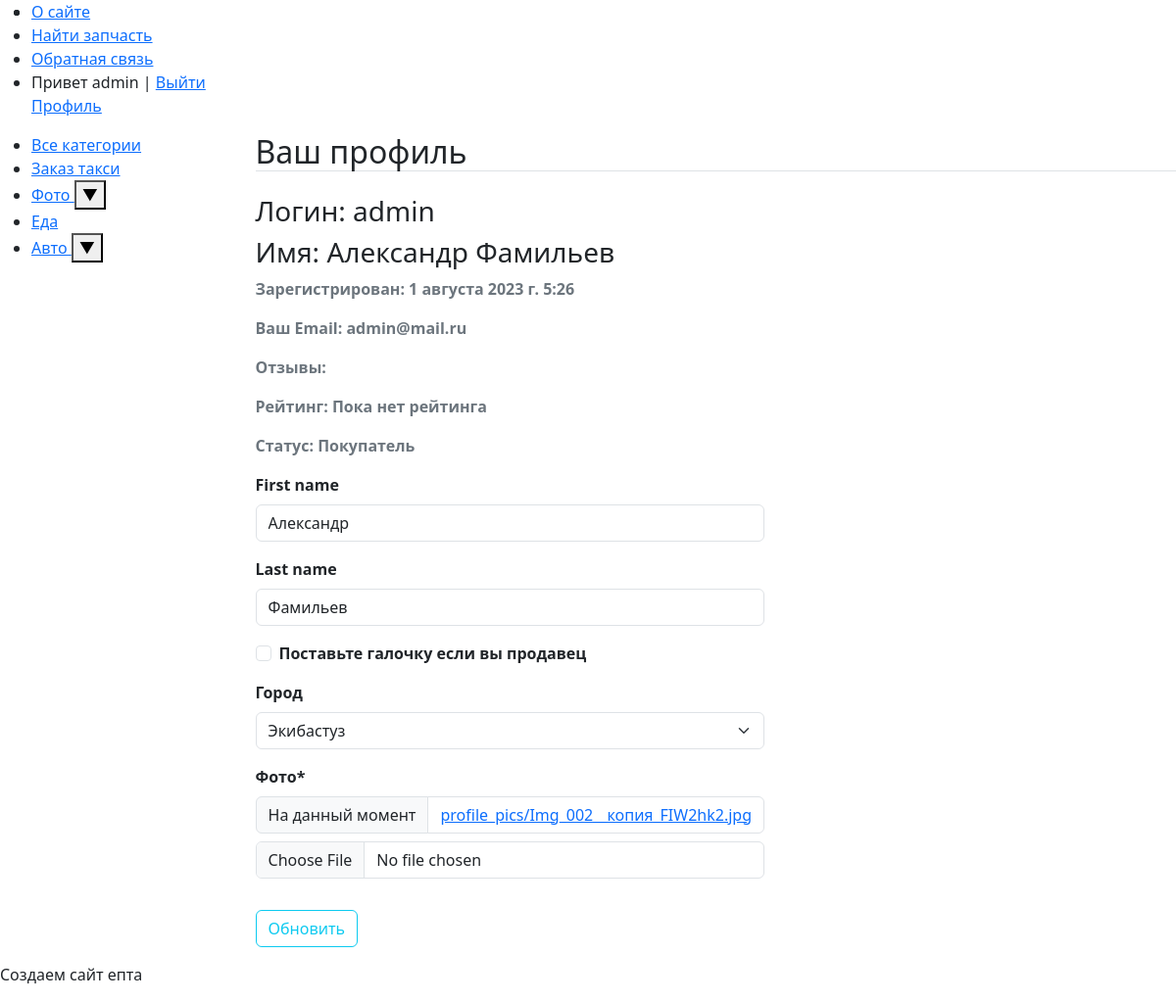
Screenshot of /profile/1 (signed in) with the database file from the repository.
### Blog/models.py (models this page shows, shortened)
class Category(MPTTModel):
    objects = models.Manager()
    name = models.CharField(max_length=100, db_index=True, verbose_name="Категория")
    slug = models.SlugField(max_length=255, unique=True, db_index=True, verbose_name="Slug")
    parent = TreeForeignKey('self', on_delete=models.CASCADE, null=True, blank=True, related_name='children')
    level = models.PositiveIntegerField(default=0)  # Define the default value for the 'level' field
    lft = models.PositiveIntegerField(default=0)  # Определите значение по умолчанию для поля 'lft'
    rght = models.PositiveIntegerField(default=0)  # Определите значение по умолчанию для поля 'rght'
    class MPTTMeta:
        order_insertion_by = ['name']
    class Meta:
        verbose_name = 'Категория'
        verbose_name_plural = 'Категории'
        ordering = ['id']

### users/models.py (models this page shows, shortened)
class Profile(models.Model):
    user = models.OneToOneField(User, on_delete=models.CASCADE)
    is_seller = models.BooleanField(default=False)
    rating = models.IntegerField(default=0)
    review = models.TextField(blank=True)
    image = models.ImageField(verbose_name='Аватарка', default='default.jpg', upload_to='profile_pics')
    city = models.CharField(verbose_name='Город', max_length=3, choices=CITY_CHOICES, blank=True)
    phone = models.IntegerField(default=0, blank=True)

### users/views.py (the view)
# urls.py: path('profile/<int:user_id>', user_views.profile, name='profile'),
@login_required
def profile(request, user_id):
    user = get_object_or_404(User, id=user_id)
    prof = get_object_or_404(Profile, user=user)
    if request.method == 'POST':
        u_form = UserUpdateForm(request.POST, instance=request.user)
        p_form = ProfileUpdateForm(request.POST,
                                   request.FILES,
                                   instance=request.user.profile)
        if u_form.is_valid() and p_form.is_valid():
            if 'image' in request.FILES:
                prof.image = request.FILES['image']
            first_name = u_form.cleaned_data.get('first_name')
            last_name =  u_form.cleaned_data.get('last_name')
            city = request.POST.get('city', '')
            prof.city = city
            p_form.save()
            is_seller = request.POST.get('is_seller', False)
            prof.is_seller = bool(is_seller)
            user.first_name = first_name
            user.last_name = last_name
            user.save()
            prof.save()
            messages.success(request, f'Ваш профиль успешно обновлен.')
            return redirect(f'/profile/{user_id}')
    else:
        u_form = UserUpdateForm(instance=request.user)
        p_form = ProfileUpdateForm(instance=request.user.profile)
    user = get_object_or_404(User, id=user_id)
    prof = get_object_or_404(Profile, user=user)
    context = {
        'u_form': u_form,
        'p_form': p_form,
        'menu': menu,
        'profile': prof
    }
    return render(request, 'users/profile.html', context)

### users/forms.py
class UserUpdateForm(forms.ModelForm):
    class Meta:
        model = User
        fields = ['first_name', 'last_name']

class ProfileUpdateForm(forms.ModelForm):
    is_seller = forms.BooleanField(label='Поставьте галочку если вы продавец', required=False)
    image = forms.ImageField(label='Фото', widget=ImagePreviewClearableFileInput(attrs={'accept': 'image/*'}))
    class Meta:
        model = Profile
        fields = ['is_seller', 'city', 'image']

### Blog/templatetags/blog_tags.py (called while the page is built)
@register.inclusion_tag('blog/list_categories.html')
def show_categories(sort=None, cat_selected=0):
    if not sort:
        top_categories = Category.objects.filter(parent__isnull=True)
    else:
        top_categories = Category.objects.filter(parent__isnull=True).order_by(sort)
    def get_child_categories(category):
        child_categories = category.children.all()
        for child_category in child_categories:
            child_category.child_categories = get_child_categories(child_category)
        return child_categories
    for category in top_categories:
        category.child_categories = get_child_categories(category)
    return {"cats": top_categories, "cat_selected": cat_selected}

### users/templates/users/profile.html (shortened to what this page needs)
{% extends "users/base.html" %}
{% load crispy_forms_tags %}
{% load custom_tags %}
{% block content %}
<table border=0 cellpadding="0" cellspacing="0">
<h2 class="border-bottom mb-4">Ваш профиль</h2>
    <tr>
        <th>
            <div class="content-section">
                <div class="media">
                    <div class="media-body">
                        <h3 class="account-heading">Логин: {{ user.username }}</h3>
                        <h3 class="account-heading">Имя: {{ user.first_name }} {{ user.last_name }}</h3>
                        <p class="text-secondary">Зарегистрирован: {{ user.date_joined }}</p>
                        <p class="text-secondary">Ваш Email: {{ user.email }}</p>
                        <p class="text-secondary">Отзывы: {{ profile.review }}</p>
                        <p class="text-secondary">Рейтинг: {% if profile.rating == 0 %}
                            Пока нет рейтинга
                            {% else %}
                            {{ profile.rating }}
                            {% endif%}
                        </p>
                        <p class="text-secondary">Статус: {% if profile.is_seller %}
                            Продавец
                            {% else %}
                            Покупатель
                            {% endif%}
                        </p>
                    </div>
                </div>
                <form method="POST" enctype="multipart/form-data">
                    <fieldset class="form-group">
                        {{ u_form|crispy }}
                        {{ p_form|crispy }}
                    </fieldset>
                    <div class="form-group">
                        <button class="btn btn-outline-info" type="submit">Обновить</button>
                    </div>
                </form>
            </div>
        </th>
    </tr>
</table>
{% endblock content %}

### users/templates/users/base.html (shortened to what this page needs)
{% load static %}
{% load blog_tags %}
{% load custom_tags %}
{% load crispy_forms_tags %}
<!DOCTYPE html>
<html>
<head>
    <link type="text/css" href="{% static 'users/css/styles.css' %}" rel="stylesheet"/>
    <link rel="stylesheet" href="https://stackpath.bootstrapcdn.com/bootstrap/4.1.3/css/bootstrap.min.css"
>
    <link rel="stylesheet" href="https://maxcdn.bootstrapcdn.com/bootstrap/4.0.0/css/bootstrap.min.css"
>
    <link href='https://unpkg.com/boxicons@2.1.2/css/boxicons.min.css' rel='stylesheet'>
    <link rel="stylesheet" href="https://cdn.jsdelivr.net/npm/bootstrap@5.3.0/dist/css/bootstrap.min.css">
</head>
<body>
<table class="table-page" border=0 cellpadding="0" cellspacing="0">
    <tr>
        <td valign=top>
            {% block mainmenu %}
            <div class="header">
                <ul id="mainmenu" class="mainmenu">
                    {% for m in menu %}
                    <li><a href="{% url m.url_name %}">{{m.title}}</a></li>
                    {% endfor %}
                    {% if request.user.is_authenticated %}
                    <li class="last"> Привет {{user.username}} | <a href="{% url 'logout' %}">Выйти</a></li>
                     <a href="{% url 'profile' user.id %}">Профиль</a>
                    {% else %}
                    <li class="last"><a href="{% url 'register' %}">Регистрация</a> | <a
                            href="{% url 'login' %}">Войти</a></li>
                    {% endif %}
                </ul>
            </div>
            {% endblock mainmenu %}
            <table class="table-content" border=0 cellpadding="0" cellspacing="0">
                <tr>
                    <td valign="top" class="left-chapters">
                        <ul id="leftchapters">
                            <li><a href="{% url 'home' %}">Все категории</a></li>
                            <li><a href="{% url 'taxihome' %}">Заказ такси</a></li>
                            {% show_categories '-name' cat_selected%}
                        </ul>
                    </td>
                    <td valign="top">
                        <div>
                            {% block content %}
                            {% endblock %}
                        </div>
                    </td>
                </tr>
            </table>
        </td>
    </tr>
    <tr>
        <td valign=top>
            <div id="footer">
                <p>Создаем сайт епта</p>
            </div>
        </td>
    </tr>
</table>
</body>
</html>

### Blog/templates/blog/list_categories.html (shortened to what this page needs)
 {% for category in cats %}
    <li>
      <a href="{% url 'category' category.slug %}" {% if category.pk == cat_selected %} class="selected"{% endif %}>
        {{ category.name }}
      </a>
      {% if category.child_categories %}
        <button class="toggle-btn" data-target="children-list-{{ category.pk }}">
          &#x25BC;
        </button>
      {% endif %}
    </li>
  {% endfor %}

### users/static/users/css/styles.css (style rules this page uses)
html, body { font-family: 'Arial'; margin: 0; padding: 0; height: 100%; width: 100%; color: #444; }
a { color: #0059b2; text-decoration: none; }
.table-content { width: 100%; min-height: 70%; height: 70%; }
.table-page { width: 100%; height: 100%; vertical-align: top; }
.form-label { display: inline-block; min-width: 150px; vertical-align: top; }

### rows the page displays
Category: name "Фото"
Category: name "Еда"
Category: name "Авто"
Profile: city "Экибастуз"

### other values shown
{{ m.title }} "О сайте" "Найти запчасть" "Обратная связь"
{{ user.username }} "admin"
{{ user.first_name }} "Александр"
{{ user.last_name }} "Фамильев"
{{ user.date_joined }} "1 августа 2023 г. 5:26"
{{ user.email }} "admin@mail.ru"
